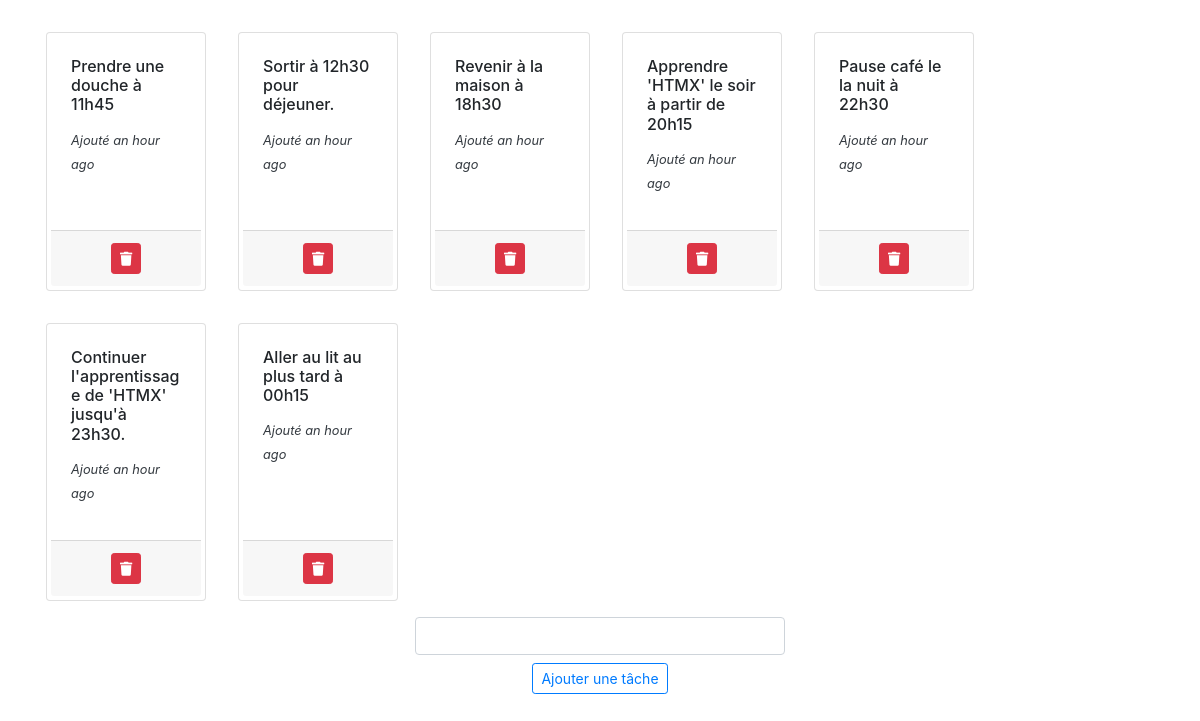
The page / on the database its author committed.
### todo/models.py (models this page shows, shortened)
class Todo(models.Model):
    name = models.CharField(max_length=200, verbose_name='Nom de la tâche')
    date = models.DateTimeField(auto_now_add=True)
    class Meta:
        verbose_name = 'Tâche'
        verbose_name_plural = 'Tâches'

### todo/views.py (the view)
# urls.py: path('', views.home_view, name='home'),
def home_view(request):
    tasks = Todo.objects.all().order_by('id')
    context = {
        'tasks': tasks,
    }
    return render(request, 'index.html', context)

### templates/index.html (shortened to what this page needs)
{% load static %}
{% load humanize %}
<!DOCTYPE html>
<html lang="fr">
<head>
    <link rel="stylesheet" href="{% static 'assets/bootstrap.min.css' %}">
    <link rel="stylesheet" href="{% static 'assets/all.min.css' %}">
    <link rel="stylesheet" href="{% static 'assets/toastify.min.css' %}">
</head>
<body>
    <div class="container">
        <div class="polling">
            <div class="row mt-3" id="todos"
                hx-get="{% url 'home' %}" hx-trigger="every 2s"
                hx-swap="#todos">
                {% for task in tasks %}
                <div class="card m-3 p-1" style="width:10rem;" id="todo-item">
                    <div class="card-body">
                        <h6 class="card-title">
                            {{ task.name }}
                        </h6>
                        <p class="text-small text-dark">
                            <small>
                                <em>
                                    Ajouté {{ task.date|naturaltime }}
                                </em>
                            </small>
                        </p>
                    </div>
                    <div class="card-footer text-center text-muted">
                        <button class="btn btn-danger btn-sm"
                            hx-get="{% url 'delete-task' task.pk %}"
                            hx-target="#todo-item"
                            hx-swap="outerHTML">
                            <i class="fas fa-trash"></i>
                        </button>
                    </div>
                </div>
                {% endfor %}
            </div>
        </div>
    </div>
    <div class="container-fluid">
        <div class="row text-center mb-5">
            <div class="col-4"></div>
            <div class="col-4">
                <form method="POST"
                    hx-target="#todos"
                    hx-swap="beforeend"
                    hx-post="{% url 'add-task' %}">
                    <input type="text" name="name" class="form-control"
                        maxlength="255" id="id_name" required>
                    <input type="submit"
                        class="btn btn-sm btn-outline-primary mt-2"
                        value="Ajouter une tâche" id="save-button">
                </form>
            </div>
        </div>
    </div>
</body>
</html>

### templates/index.html (style rules this page uses)
:root { --warning: #fb6340 !important; --info: #11cdef !important; --error: #f5365c !important; --success: #2dce89 !important; }

### rows shown on the page
Todo: name "Prendre une douche à 11h45", date "an hour ago"
Todo: name "Sortir à 12h30 pour déjeuner.", date "an hour ago"
Todo: name "Revenir à la maison à 18h30", date "an hour ago"
Todo: name "Apprendre 'HTMX' le soir à partir de 20h15", date "an hour ago"
Todo: name "Pause café le la nuit à 22h30", date "an hour ago"
Todo: name "Continuer l'apprentissage de 'HTMX' jusqu'à 23h30.", date "an hour ago"
Todo: name "Aller au lit au plus tard à 00h15", date "an hour ago"
